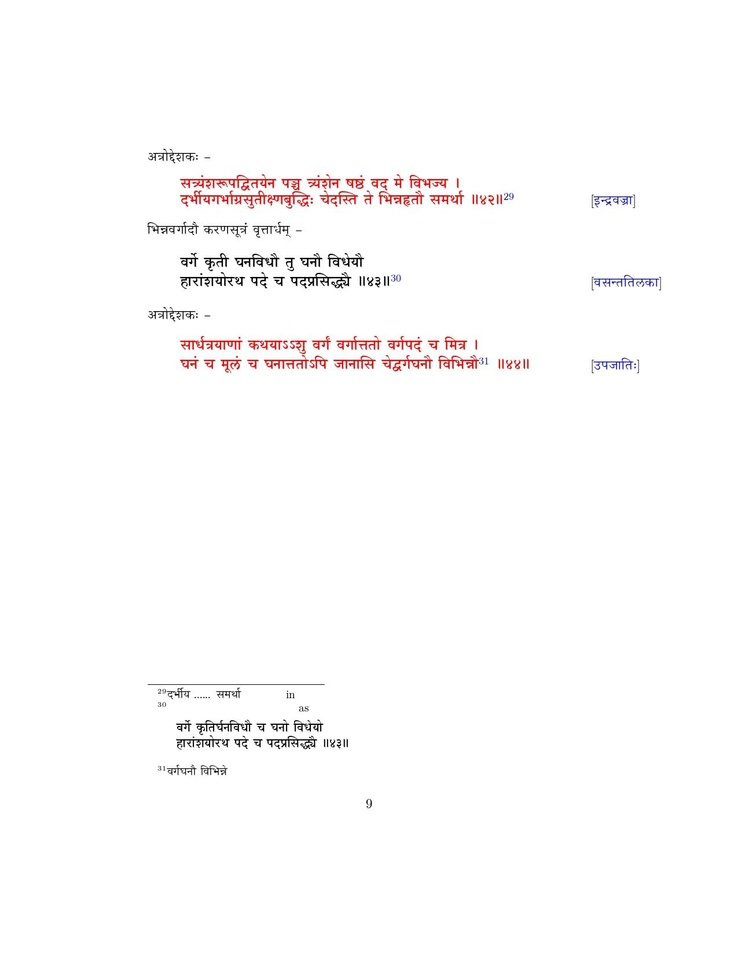
#> input picture Images/1.jpg, 738 x 956 px, shrunk from 1275 x 1650 before the run
$ python BoundingBox.py
#> lines starting #> are read from the running program, lines starting #| are printed output that depends on the picture; after the words box and inside, x2 and y2 are one past the last pixel; in counts of white or black regions, pixels touching at a corner belong together
import cv2
import numpy as np
import matplotlib.pyplot as plt

img = cv2.imread('Images/1.jpg')
#> img is the input picture: shape (956, 738, 3); mean B, G, R 251.8, 251.7, 252.7
img = cv2.cvtColor(img, cv2.COLOR_BGR2RGB)

def thresholding(image):
    img_gray = cv2.cvtColor(image,cv2.COLOR_BGR2GRAY)
    ret,thresh = cv2.threshold(img_gray,80,255,cv2.THRESH_BINARY_INV)
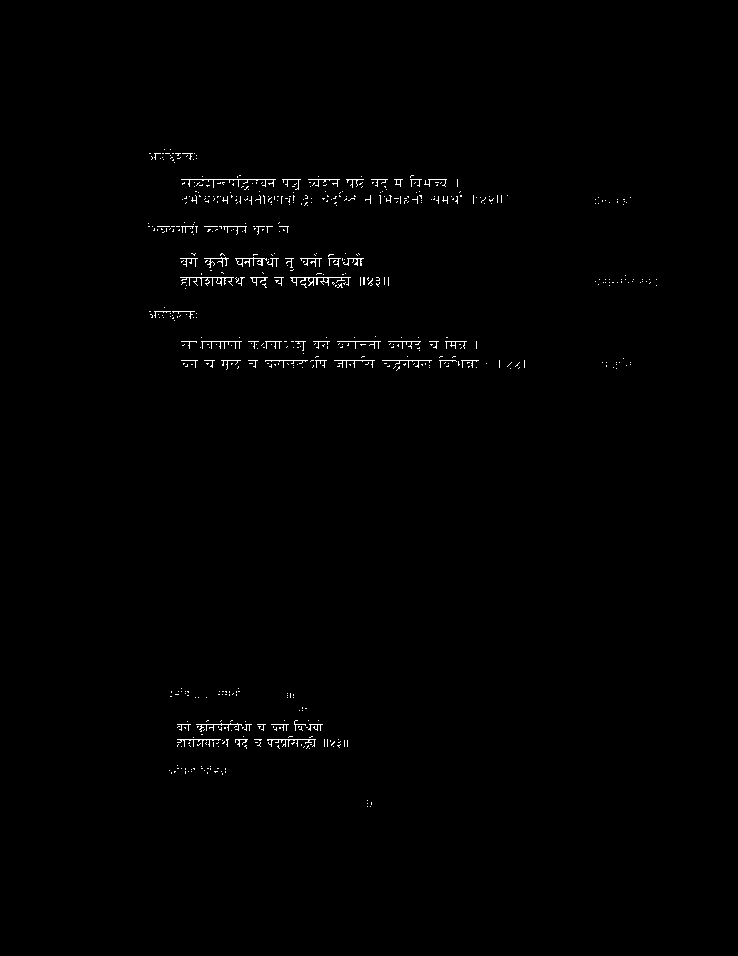
#> thresh: shape (956, 738); 0.64% white in thin lines or dots, all inside (x1, y1, x2, y2) = (148, 149, 657, 807)
    # plt.imshow(thresh, cmap='gray')
    return thresh

thresh_img = thresholding(img);

#dilation
kernel = np.ones((3,85), np.uint8)
dilated = cv2.dilate(thresh_img, kernel, iterations = 1)
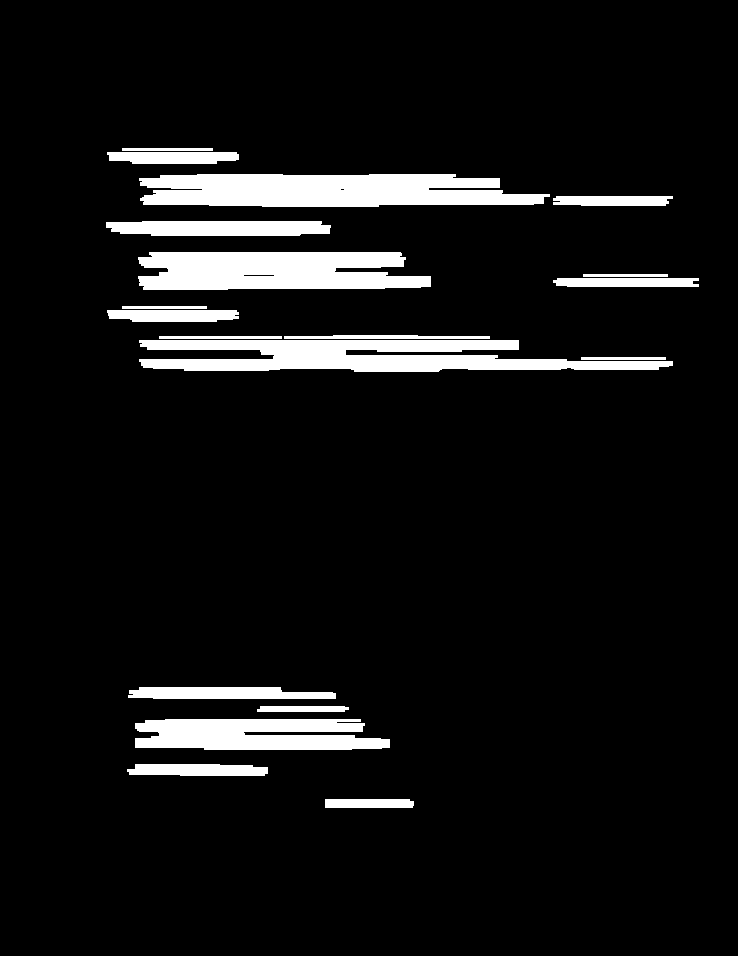
#> dilated: shape (956, 738); 7.6% white; 19 white regions
plt.imshow(dilated, cmap='gray');

(contours, heirarchy) = cv2.findContours(dilated.copy(), cv2.RETR_EXTERNAL, cv2.CHAIN_APPROX_NONE)
#> contours = 19 contours; largest, box (x1, y1, x2, y2) and area: (139, 174, 550, 207) 10656, (139, 340, 673, 372) 10078, (138, 252, 431, 290) 9118, (135, 719, 390, 750) 6154, (106, 221, 331, 236) 2860
sorted_contours_lines = sorted(contours, key = lambda ctr : cv2.boundingRect(ctr)[1]) # (x, y, w, h)
#> sorted_contours_lines has the same summary as contours

img2 = img.copy()

for ctr in sorted_contours_lines:
    x, y, w, h = cv2.boundingRect(ctr)
    cv2.rectangle(img2, (x, y), (x + w, y + h), (40, 100, 250), 2)
#> this loop made 19 passes
#> (x, y, w, h) on passes 1 to 8: (122, 148, 91, 3), (107, 152, 132, 12), (139, 174, 411, 33), (553, 196, 120, 10), (106, 221, 225, 15), (138, 252, 293, 38), (583, 274, 85, 3), (553, 278, 146, 9)
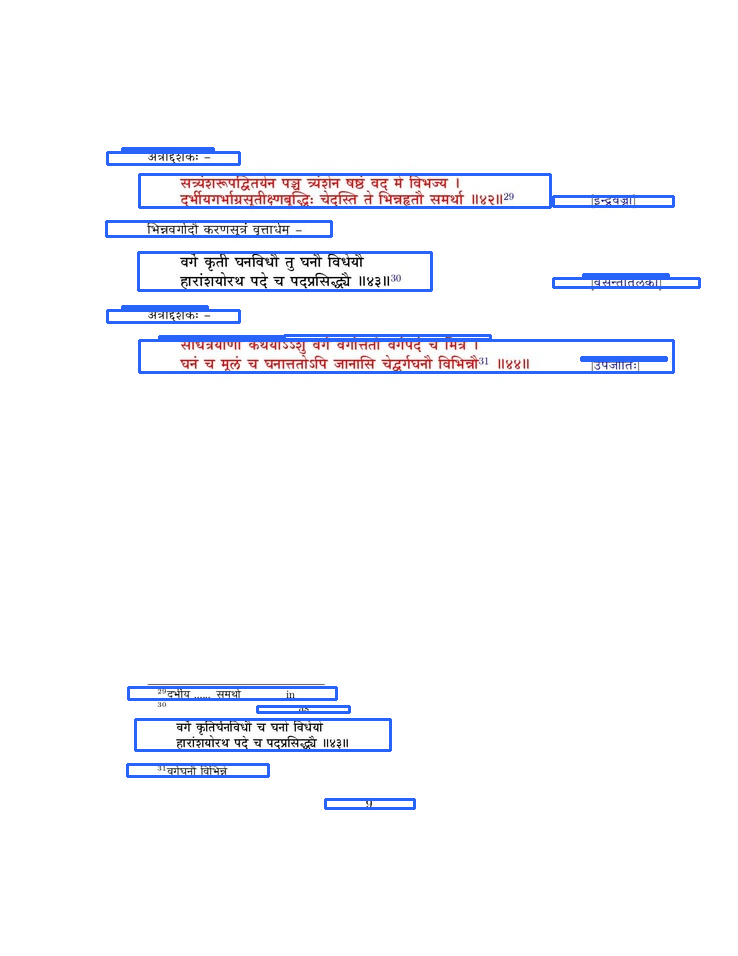
#> img2: shape (956, 738, 3); mean R, G, B 246.5, 247.4, 251.9

# plt.imshow(img2);


# Display result
cv2.imshow('Result', img2)
cv2.waitKey(0)
cv2.destroyAllWindows()

$ run again, with Images/2.jpg copied over Images/1.jpg
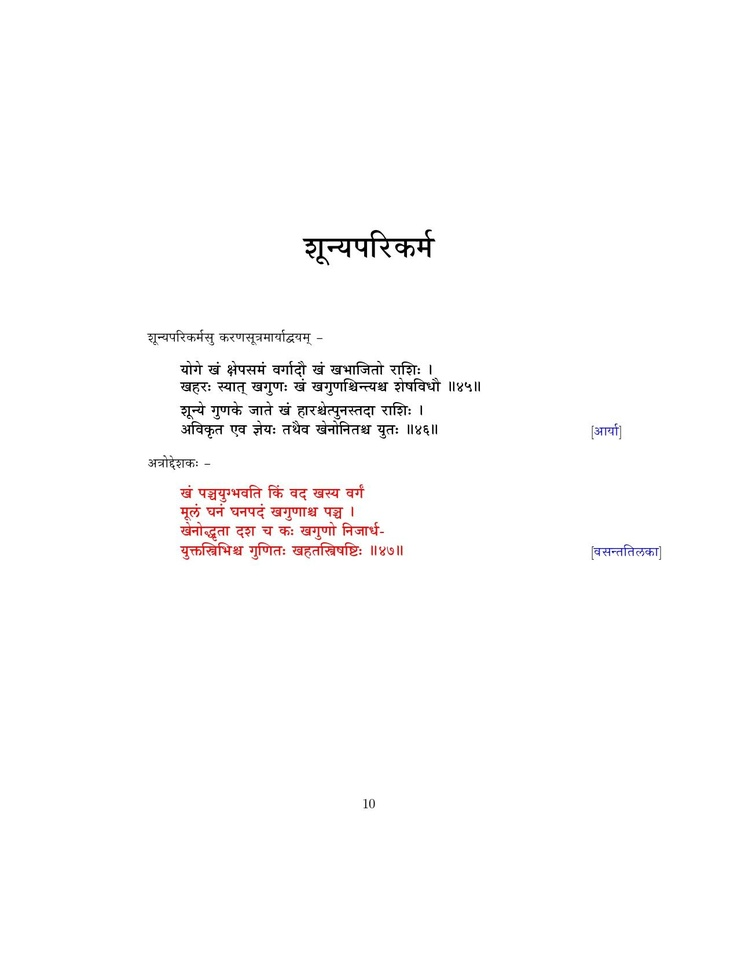
#> input picture Images/2.jpg, 738 x 956 px, shrunk from 1275 x 1650 before the run
#> img is the input picture: shape (956, 738, 3); mean B, G, R 251.7, 251.7, 252.3
#> in thresholding, `ret,thresh = cv2.threshold(img_gray,80,255,cv2.THRESH_BINARY_INV)`:
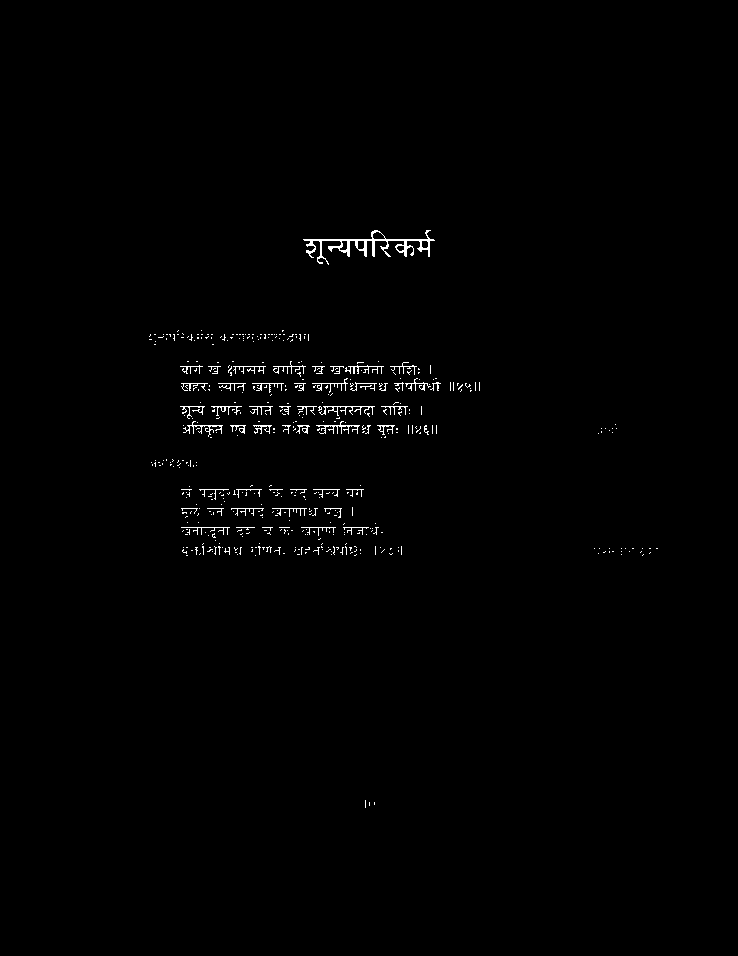
#> thresh: shape (956, 738); 0.76% white in thin lines or dots, all inside (x1, y1, x2, y2) = (149, 230, 658, 808)
#> dilated: shape (956, 738); 7.6% white; 13 white regions
#> contours = 13 contours; largest, box (x1, y1, x2, y2) and area: (139, 506, 444, 557) 11102, (138, 401, 479, 439) 10569, (138, 360, 522, 397) 10334, (261, 229, 477, 266) 5944, (139, 484, 406, 506) 4094
#> sorted_contours_lines has the same summary as contours
#> the loop `for ctr in sorted_contours_lines:` made 13 passes
#> (x, y, w, h) on passes 1 to 8: (261, 229, 216, 37), (107, 329, 244, 17), (138, 360, 384, 37), (138, 401, 341, 38), (573, 423, 85, 3), (556, 427, 103, 8), (109, 458, 130, 11), (318, 484, 85, 3)
#> after the loop `for ctr in sorted_contours_lines:`:
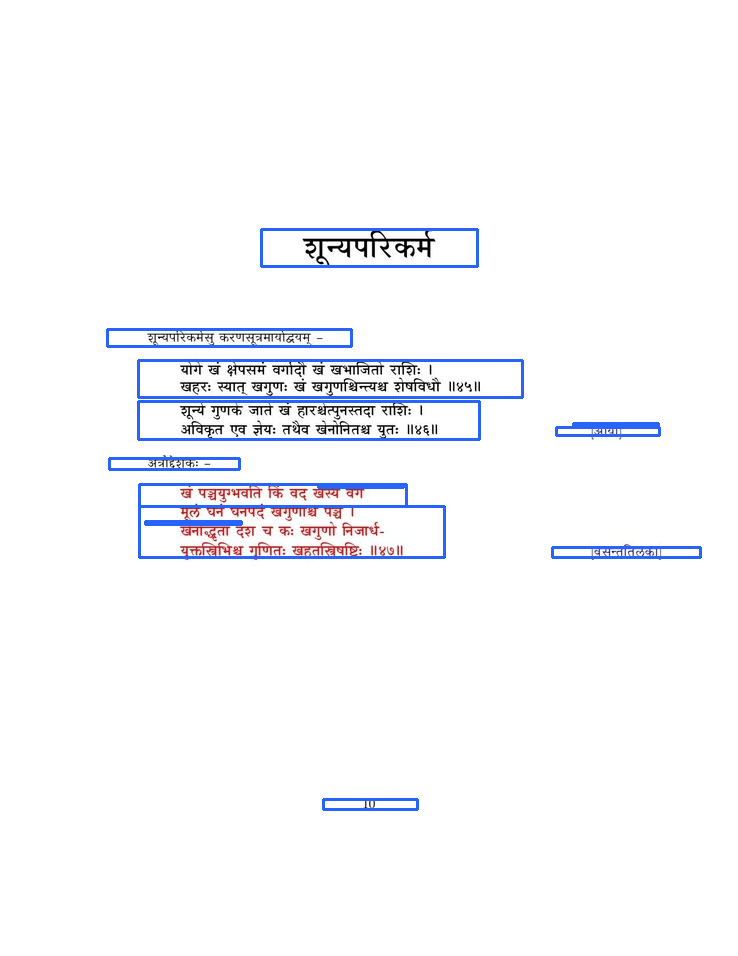
#> img2: shape (956, 738, 3); mean R, G, B 247.8, 248.5, 251.8

$ run again, with Images/3.jpg copied over Images/1.jpg
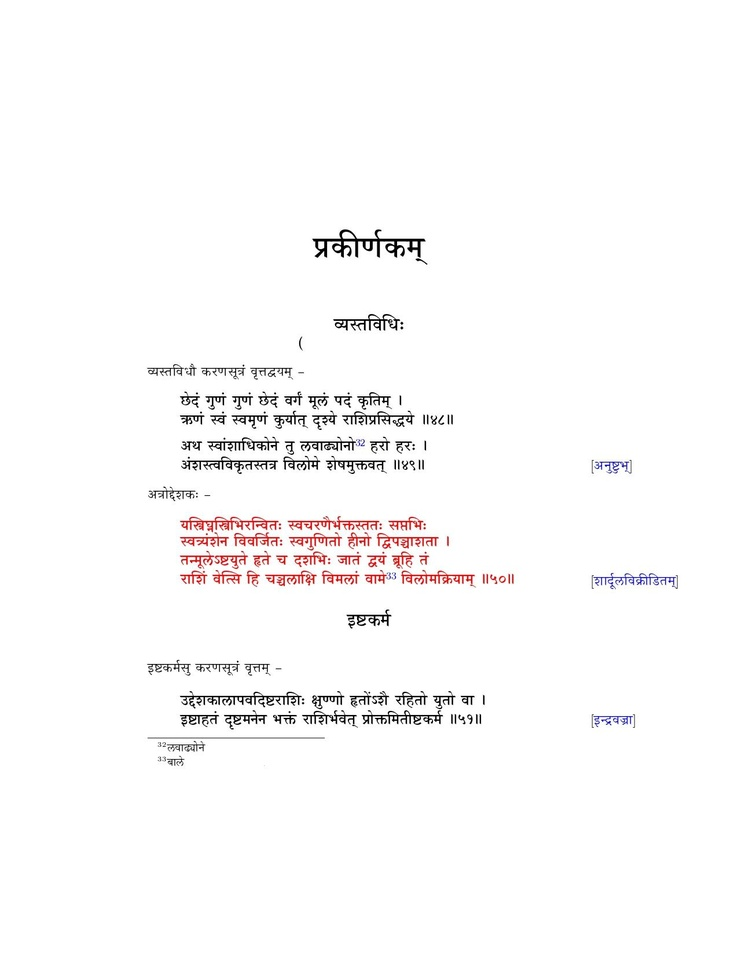
#> input picture Images/3.jpg, 738 x 956 px, shrunk from 1275 x 1650 before the run
#> img is the input picture: shape (956, 738, 3); mean B, G, R 250, 249.9, 250.8
#> in thresholding, `ret,thresh = cv2.threshold(img_gray,80,255,cv2.THRESH_BINARY_INV)`:
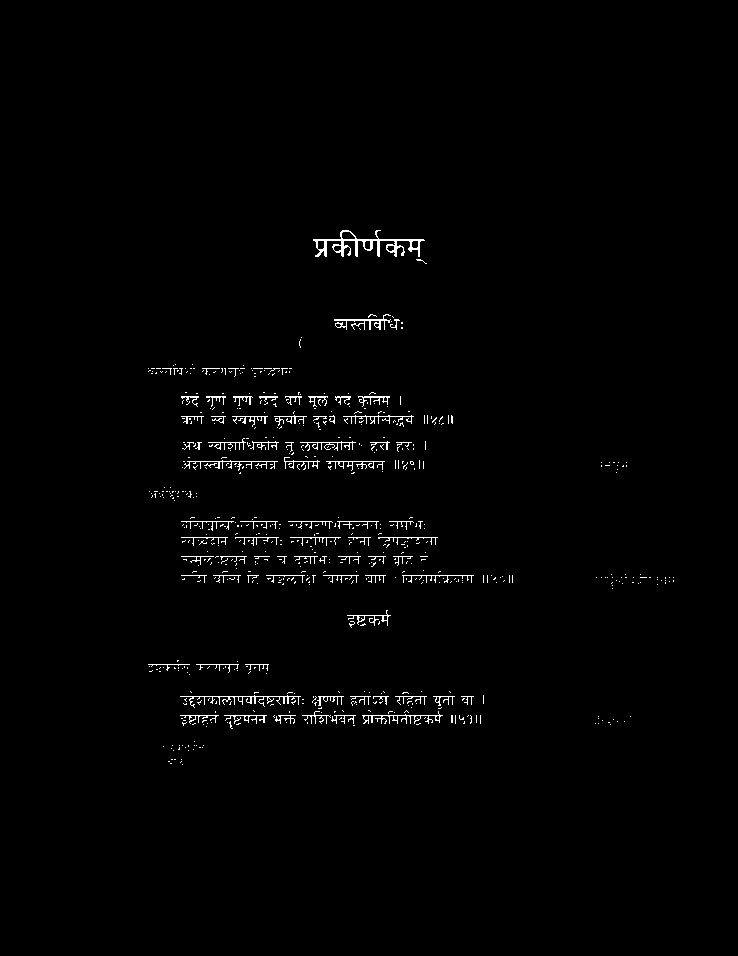
#> thresh: shape (956, 738); 1.2% white in thin lines or dots, all inside (x1, y1, x2, y2) = (148, 230, 674, 765)
#> dilated: shape (956, 738); 11.5% white; 17 white regions
#> contours = 17 contours; largest, box (x1, y1, x2, y2) and area: (139, 516, 716, 590) 21497, (138, 690, 526, 730) 12779, (139, 391, 495, 431) 10934, (140, 436, 468, 475) 9614, (271, 229, 469, 265) 5284
#> sorted_contours_lines has the same summary as contours
#> the loop `for ctr in sorted_contours_lines:` made 17 passes
#> (x, y, w, h) on passes 1 to 8: (271, 229, 198, 36), (292, 313, 153, 18), (257, 336, 87, 13), (106, 363, 228, 15), (139, 391, 356, 40), (140, 436, 328, 39), (559, 461, 110, 13), (122, 486, 91, 3)
#> after the loop `for ctr in sorted_contours_lines:`:
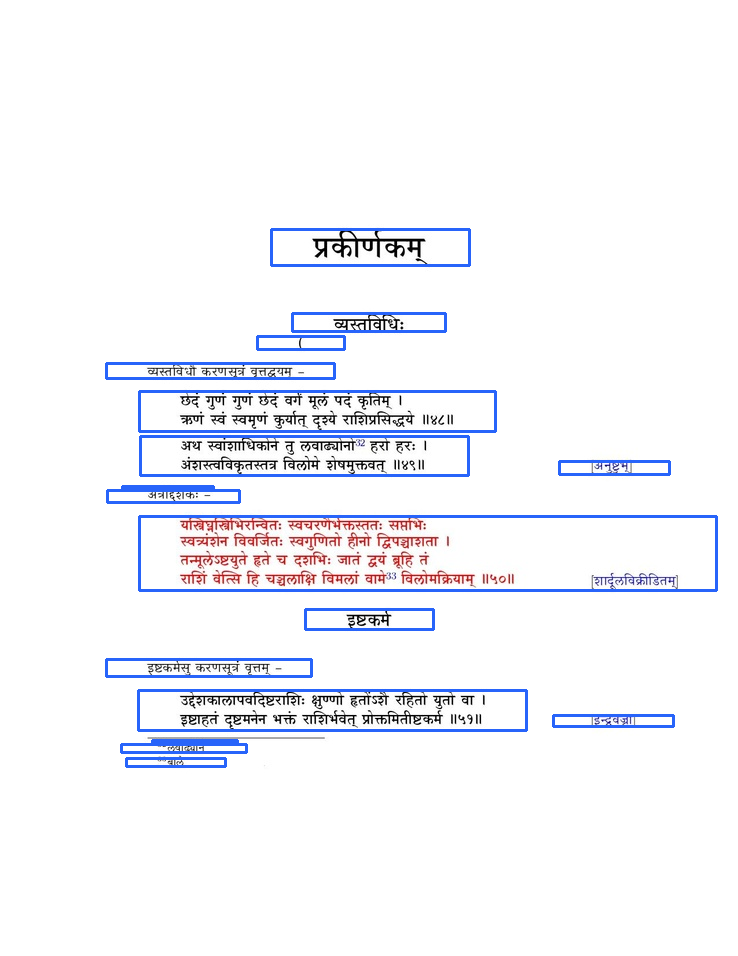
#> img2: shape (956, 738, 3); mean R, G, B 244.2, 245.2, 250
